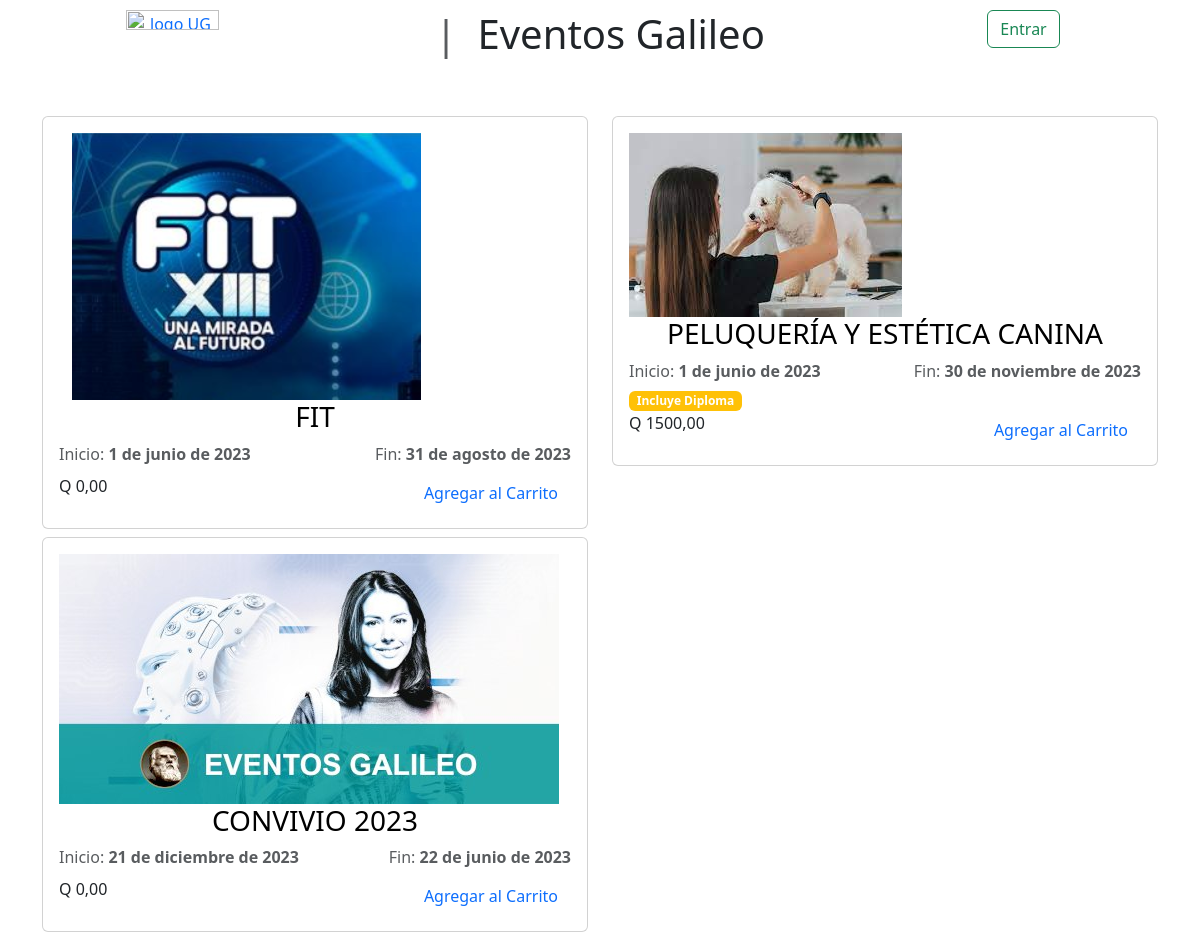
The page / on the database its author committed.
### eventos/models.py (models this page shows, shortened)
class Evento(models.Model):
    nombre = models.CharField(max_length=50)
    precio = models.DecimalField(default=0.0, max_digits=8, decimal_places=2)
    inicio = models.DateField()
    fin = models.DateField()
    diploma = models.BooleanField(default=0)
    foto = models.ImageField(upload_to='images/', null=True, blank=True)
    descripcion = models.TextField()
    activo = models.BooleanField(default=1)
    created_at = models.DateTimeField(default=timezone.now)

### eventos/views.py (the view)
# urls.py: path('', views.index),
def index(request):
    eventos = Evento.objects.all() # N
    data = {
        'titulo': "Principal",
        'listado': eventos
    }
    return render(request,"index.html",data)

### eventos/templates/index.html (shortened to what this page needs)
{% extends 'base.html' %}
{% load bootstrap_icons %}
{% load static %}
{% block contenido  %}
    <div class="row">
        {% for row in listado %}
        <div class="col-6">
            <div class="card mb-2">
                <div class="card-body">
                    <a href="/detalle/{{ row.id }}" class="text-decoration-none">
                        {% if row.foto %}
                            <img src="{{ row.foto.url }}" />
                        {% else %}
                            <img src="{% static 'img/noevento.jpg' %}" alt="logo UG" />
                        {% endif %}
                        <h3 class="card-title text-center text-uppercase text-black">
                                {{ row.nombre }}
                        </h3>
                    </a>
                    <div class="row mb-2">
                        <div class="col d-flex align-items-start flex-row align-self-center">
                            <span class="mr-2 fs-6 fw-light text-muted">Inicio:&nbsp;</span>
                            <strong class="fs-6 text-muted">{{ row.inicio }}</strong>
                        </div>
                        <div class="col d-flex align-items-end flex-row justify-content-end">
                            <span class="mr-2 fs-6 fw-light text-muted">Fin:&nbsp;</span>
                            <strong class="fs-6 text-muted">{{ row.fin }}</strong>
                        </div>
                    </div>
                    {% if row.diploma %}
                        <span class="badge bg-warning">Incluye Diploma</span>
                    {% endif %}
                    <div class="row">
                        <div class="col">
                            Q {{ row.precio }}
                        </div>
                        <div class="col col d-flex align-items-end flex-column">
                             <a href="#" class="btn btn-link text-decoration-none">
                                Agregar al Carrito
                            </a>
                        </div>
                    </div>
                </div>
            </div>
        </div>
        {% endfor %}
    </div>
{% endblock contenido  %}

### eventos/static/css/estilo.css (style rules this page uses)
html, body { padding-top: 5px; }

### rows shown on the page
Evento: foto (picture), nombre "FIT", inicio "1 de junio de 2023", fin "31 de agosto de 2023", precio "0,00"
Evento: foto (picture), nombre "PELUQUERÍA Y ESTÉTICA CANINA", inicio "1 de junio de 2023", fin "30 de noviembre de 2023", diploma "Incluye Diploma", precio "1500,00"
Evento: nombre "CONVIVIO 2023", inicio "21 de diciembre de 2023", fin "22 de junio de 2023", precio "0,00"
